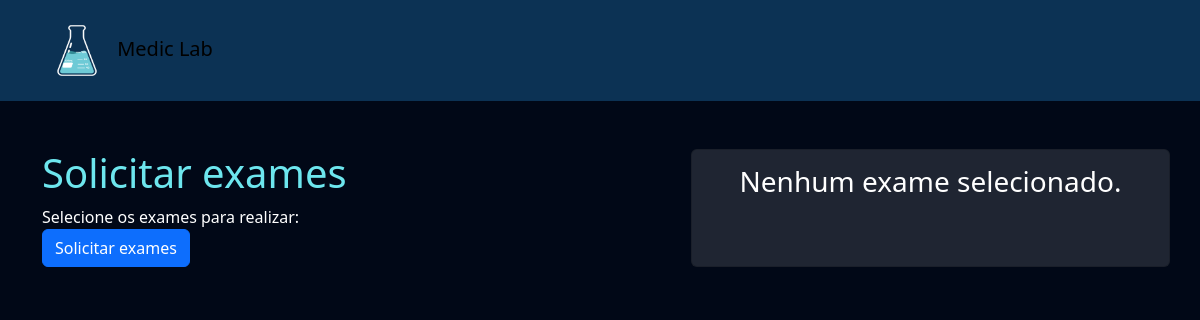
Page /exames/solicitar_exames/ (signed in) on the earlier database version.
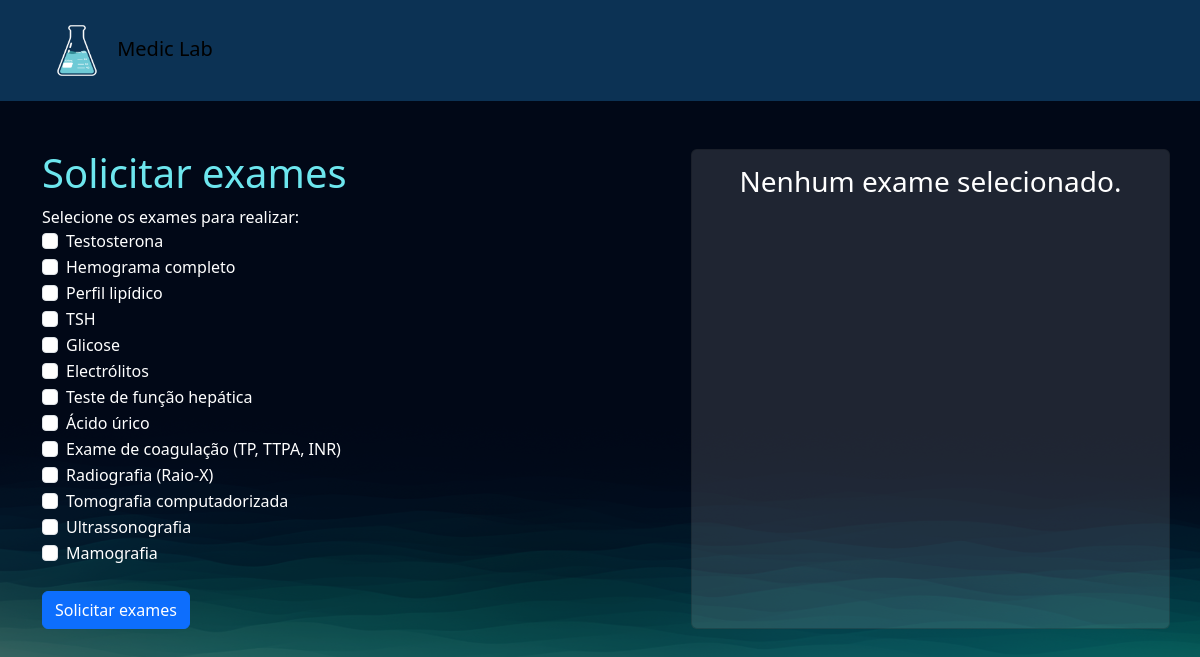
Same page on the later database version.
### exames/models.py (models this page shows, shortened)
class TiposExames(models.Model):
    nome = models.CharField(max_length=50)
    tipos_choices = (
        ('I', 'Exame de Imagem'),
        ('S', 'Exame de Sangue')
    )
    tipo = models.CharField(max_length=1, choices=tipos_choices) #Passando "tipos_coices"
    preco = models.FloatField()
    disponivel = models.BooleanField(default=True)
    horario_inicial = models.TimeField(auto_now=False, auto_now_add=False)
    horario_final = models.TimeField(auto_now=False, auto_now_add=False)

### exames/views.py (the view, shortened to what this page needs)
# urls.py: path('solicitar_exames/', views.solicitar_exames, name="solicitar_exames"),
@login_required
def solicitar_exames(request):
    tipos_exames = TiposExames.objects.all()
    if request.method == "GET":
        return render(request, 'solicitar_exames.html', {'tipos_exames': tipos_exames})

### exames/templates/solicitar_exames.html
{% extends "bases/base.html" %}
{% load static %}
{% block 'head' %}
    <link href="{% static 'exames/css/style.css' %}" rel="stylesheet">
{% endblock 'head' %}
{% block 'conteudo' %}
    <br>
    <br>
    <div class="container">
        <div class="row">
            <div class="col-md">
                <h3 class="font-destaque">Solicitar exames</h3>
                <form action="{% url 'solicitar_exames' %}" method="POST">{% csrf_token %}
                    <label>Selecione os exames para realizar:</label>
                    {% for exame in tipos_exames %}
                        <div class="form-check">
                            <input class="form-check-input" type="checkbox" name="exames" value="{{exame.id}}">
                            <label class="form-check-label" for="exame_{{ exame.id }}">
                                {{ exame.nome }}
                            </label>
                        </div>
                    {% endfor %}
                    <br>
                    <input type="submit" class="btn btn-primary" value="Solicitar exames">
                </form>
            </div>
            <div class="col-md-2">
            </div>
            <div class="col-md card">
            {% if solicitacao_exames %}
                {% for exame in solicitacao_exames%}
                    <div style="font-size: 20px; font-weight: bold">
                        {% if exame.disponivel %}
                            <img src="{% static 'exames/img/check.png' %}">
                        {% else %}
                            <img src="{% static 'exames/img/exit.png' %}">
                        {% endif %}
                        {{exame.nome}}
                        <span class="previa-preco">
                            R$ {{exame.preco}}
                        </span>
                    </div>
                {% endfor %}
                <hr style="color: white;">
                <div>
                    <label>Total: </label>
                    <label class="previa-preco">R${{preco_total}}</label>
                </div>
                <br>
                <h5>Data: {{data}}</h5>
                <br>
                <form action="{% url 'fechar_pedido' %}" method="POST">{% csrf_token %}
                    {% for exame in solicitacao_exames %}
                        <input type="hidden", value="{{exame.id}}" name="exames">
                    {% endfor %}
                    <button class="btn-secundario">Fechar pedido</button>
                </form>
                {% else %}
                    <h3 style="text-align: center;">Nenhum exame selecionado. </h3>
                {% endif %}
            </div>
        </div>
    </div>
{% endblock 'conteudo' %}

### templates/bases/base.html (shortened to what this page needs)
{% load static %}
<!doctype html>
<html lang="pt-BR">
    <head>
        <link href="https://cdn.jsdelivr.net/npm/bootstrap@5.3.1/dist/css/bootstrap.min.css" rel="stylesheet">
        <link rel="stylesheet" href="{% static 'geral/css/style.css' %}">
        {% block 'head' %}{% endblock %}
    </head>
    <body>
      {% block 'navbar' %}
        <nav class="navbar navbar-light" style="background-color: #0f3d63cc;">
            <div class="container">
              <a class="navbar-brand" href="#">
                <img src="{% static 'geral/img/logo.png' %}" alt="" width="70" height="75">
                Medic Lab
              </a>
            </div>
          </nav>
        {% endblock %}
    {% block 'conteudo' %}{% endblock %}
    </body>
</html>

### templates/static/geral/css/style.css (style rules this page uses)
:root { --main-color: #151C34; --dark-color: #0C121C ; --light-color: #6DE6EE; --contrast-color: #f4c96b; --differential-color: #066668; }
* { color: white }
.font-destaque { color: var(--light-color); font-size: 40px; }

### templates/static/exames/css/style.css (style rules this page uses)
body { background-image: url('/static/geral/img/bg2.png'); background-size: cover; }
.card { background-color: rgba(217, 217, 217, .14); color: white; padding: 15px; }

Differences in the rows shown:
added TiposExames: nome "Testosterona"
added TiposExames: nome "Hemograma completo"
added TiposExames: nome "Perfil lipídico"
added TiposExames: nome "TSH"
added TiposExames: nome "Glicose"
added TiposExames: nome "Electrólitos"
added TiposExames: nome "Teste de função hepática"
added TiposExames: nome "Ácido úrico"
added TiposExames: nome "Exame de coagulação (TP, TTPA, INR)"
added TiposExames: nome "Radiografia (Raio-X)"
added TiposExames: nome "Tomografia computadorizada"
added TiposExames: nome "Ultrassonografia"
added TiposExames: nome "Mamografia"
